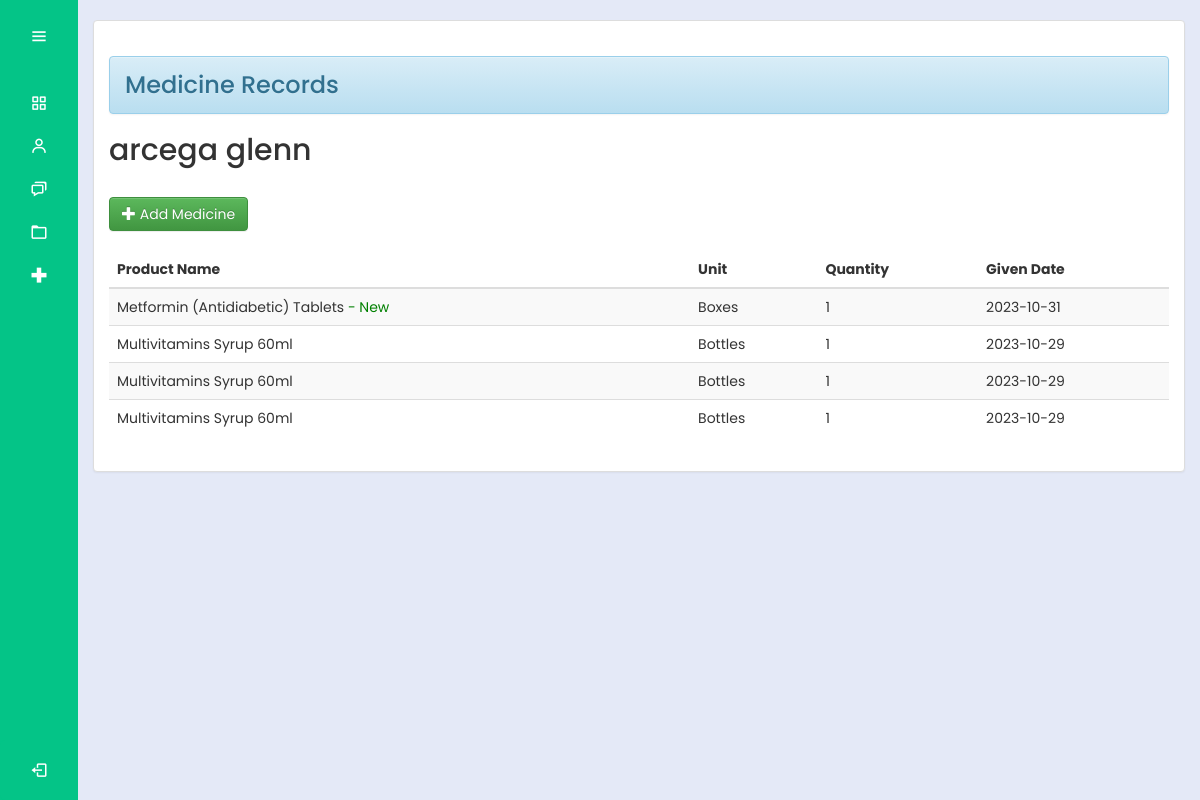
The app's page /bhw/resident_med.php?residentId=313 (signed in) with its own data.
### tables this page shows
CREATE TABLE `residentrecords` (
  `residentId` int(30) NOT NULL,
  `productId` int(30) NOT NULL,
  `lastName` varchar(200) NOT NULL,
  `firstName` varchar(200) NOT NULL,
  `middleName` varchar(200) NOT NULL,
  `dateBirth` date NOT NULL,
  `age` int(10) NOT NULL,
  `sex` varchar(10) NOT NULL,
  `civilStatus` varchar(20) NOT NULL,
  `address` varchar(100) NOT NULL,
  `contactNumber` varchar(11) NOT NULL
);

CREATE TABLE `request_medicine` (
  `req_med_Id` int(11) NOT NULL,
  `residentId` varchar(100) NOT NULL,
  `lastName` varchar(200) NOT NULL,
  `firstName` varchar(200) NOT NULL,
  `middleName` varchar(200) NOT NULL,
  `productId` varchar(100) NOT NULL,
  `productName` varchar(200) NOT NULL,
  `unit` varchar(100) NOT NULL,
  `quantity_req` int(100) NOT NULL,
  `givenDate` date NOT NULL
);

### bhw/resident_med.php (the view, shortened to what this page needs)
<?php
@include "../connection/connect.php";
if(isset($_SESSION['user_data'])){
?>
<!DOCTYPE html>
<html lang="en">
<head>
  <link rel="stylesheet" href="../cssmainmenu/style.css">
  <link href='https://unpkg.com/boxicons@2.1.4/css/boxicons.min.css' rel='stylesheet'>
  <link rel = "stylesheet" type = "text/css" href = "../css/bootstrap.css " />
  <link rel = "stylesheet" type = "text/css" href = "../css/style.css" />
  <link rel="stylesheet" href="https://maxcdn.bootstrapcdn.com/bootstrap/3.3.5/css/bootstrap.min.css">
  <link rel="stylesheet" href="https://maxcdn.bootstrapcdn.com/bootstrap/3.3.5/css/bootstrap-theme.min.css">
<link rel="stylesheet" href="https://maxcdn.bootstrapcdn.com/bootstrap/3.3.5/css/bootstrap-theme.min.css">
</head>
<body>
<?php try {
    include_once('side_menu.php');
} catch (Exception $e) {
    echo "Error: " . $e->getMessage();
}
 ?>
  <section class="home-section">
   <br>
				<div class="container-fluid">
		<div class="panel panel-default">
			<div class="panel-body">
				<h3><div class="alert alert-info">Medicine Records</div></h3>
        <div>
                  <?php
                if (isset($_GET['residentId'])) {
                      $desiredResidentId = $_GET['residentId'];
                      $query = $mysqli->query("SELECT * FROM residentrecords WHERE residentId = '$desiredResidentId'");
                      while ($fetch = $query->fetch_assoc()) {
                        echo '<h2>' .  $fetch['lastName'] . ' ' . $fetch['firstName'] . ' ' . $fetch['middleName']. '</h2>';
                    }
                  } else {
                    echo '<tr><td colspan="3">Resident ID not provided in the URL.</td></tr>';
                }
                ?>
              </div>
              <br />
                <?php
                    if (isset($_GET['residentId'])) {
                        $residentId = $_GET['residentId'];
                        echo '<a class="btn btn-success" href="add_med_res.php?residentId=' . $residentId . '"><i class="glyphicon glyphicon-plus"></i> Add Medicine</a>';
                    } else {
                        echo '<p>Resident ID not provided.</p>';
                    }
                  ?>
                  <br /><br />
                  <table id="table" class="table table-striped table-hover">
                    <thead>
                      <tr>
                        <th>Product Name</th>
                        <th>Unit</th>
                        <th>Quantity</th>
                        <th>Given Date</th>
                      </tr>
                    </thead>
                <tbody>
              <?php
              if (isset($_GET['residentId'])) {
                  $desiredResidentId = $_GET['residentId'];
                  $query = $mysqli->query("SELECT * FROM request_medicine WHERE residentId = '$desiredResidentId' ORDER BY givenDate DESC");
                  if ($query->num_rows > 0) {
                    while ($fetch = $query->fetch_assoc()) {
                        $currentDate = date("Y-m-d");
                        echo '<tr>';
                        echo '<td>' . $fetch['productName'];
                        if ($fetch['givenDate'] === $currentDate) {
                          echo  '  <span class="Success" style="color: green;">- New</span>';
                        }
                        echo '</td>';
                        echo '<td>' . $fetch['unit'] . '</td>';
                        echo '<td>' . $fetch['quantity_req'] . '</td>';
                        echo '<td>' . $fetch['givenDate'] . '</td>';
                        echo '</tr>';
                    }
                  }
              } else {
                  echo '<tr><td colspan="3">Resident ID not provided in the URL.</td></tr>';
              }
              ?>
              </tbody>
          </table>
        </div>
      </div>
    </div>
  </section>
</body>
</html>
<?php
}
else{
	header("Location:.././index.php?error=UnAuthorized Access");
}

### cssmainmenu/style.css (style rules this page uses)
:root { --color-default: #04c487; --color-second:#04c487; --color-white:#fff; --color-body:#e4e9f7; --color-light:#e0e0e0; }
* { padding: 0%; margin: 0%; box-sizing: border-box; font-family: 'Poppins', sans-serif; }
body { min-height: 100vh; }
.home-section { position: relative; background-color: var(--color-body); min-height: 100vh; top:0; left:78px; width: calc(100% - 78px); transition: all .5s ease; z-index: 2; }

### css/style.css (style rules this page uses)
body { font-family: Arial, sans-serif; }

### records on screen
residentrecords: lastName "arcega", firstName "glenn"
request_medicine: productName "Metformin (Antidiabetic) Tablets", shows "- New", unit "Boxes", quantity_req "1", givenDate "2023-10-31"
request_medicine: productName "Multivitamins Syrup 60ml", unit "Bottles", quantity_req "1", givenDate "2023-10-29"
request_medicine: productName "Multivitamins Syrup 60ml", unit "Bottles", quantity_req "1", givenDate "2023-10-29"
request_medicine: productName "Multivitamins Syrup 60ml", unit "Bottles", quantity_req "1", givenDate "2023-10-29"
